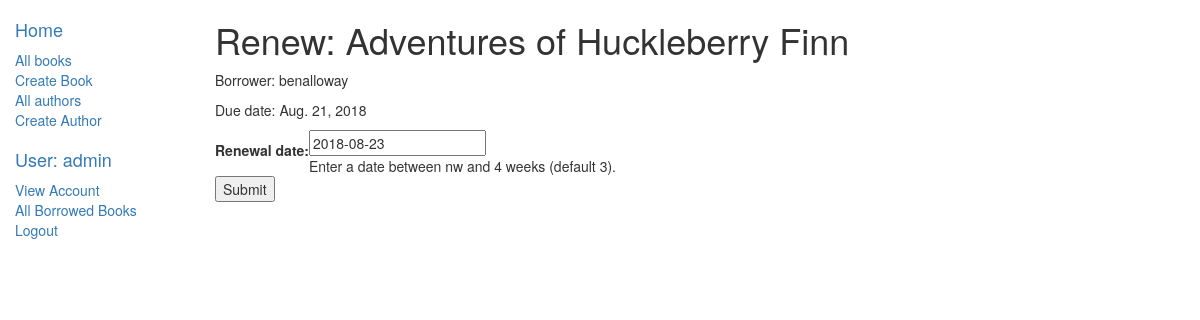
The app's page /catalog/book/62b20402-a878-477d-adb9-0638ecf125b0/renew/ (signed in), older data.
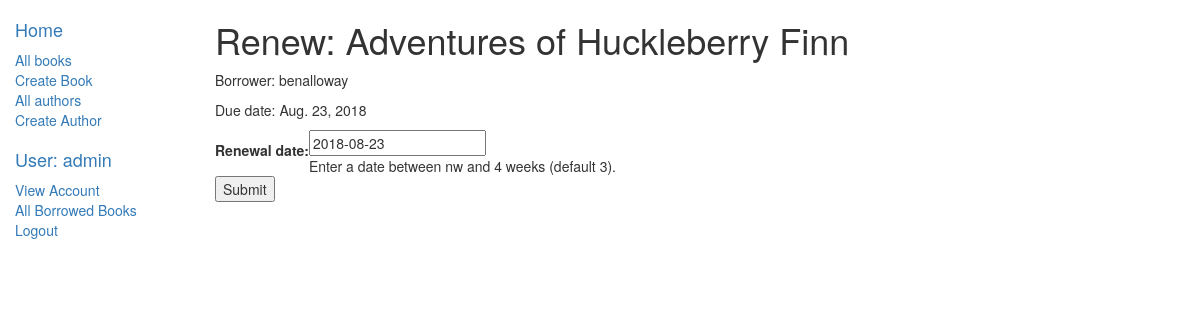
The same page, newer data.
### catalog/models.py (models this page shows, shortened)
class BookInstance(models.Model):
	LOAN_STATUS = (
		('m', 'Maintenance'),
		('o', 'On Loan'),
		('a', 'Available'),
		('r', 'Reserved'),
	)
	id = models.UUIDField(primary_key=True, default=uuid.uuid4, help_text="Unique ID for this particular book across whole library")
	book = models.ForeignKey('Book', on_delete=models.SET_NULL, null=True)
	imprint = models.CharField(max_length=200)
	due_back = models.DateField(null=True, blank=True)
	status = models.CharField(max_length=1, choices=LOAN_STATUS, blank=True, default='m', help_text="Book availability")
	borrower = models.ForeignKey(User, on_delete=models.SET_NULL, null=True, blank=True)
	@property
	def is_overdue(self):
		if self.due_back and date.today() > self.due_back:
			return True
		return False
	class Meta:
		ordering = ["due_back"]
		permissions = (
			("can_mark_returned", "Set book as returned"),
			("can_renew", "Renew due date"),
			)

class Book(models.Model):
	title = models.CharField(max_length=200)
	summary = models.TextField(max_length=1000, help_text="Enter a brief description of the book")
	isbn = models.CharField("ISBN", max_length=13, help_text="13 Character <a href='https://www.isbn-international.org/content/what-isbn'>ISBN number</a>")
	language = models.ForeignKey(NaturalLanguage, on_delete=models.SET_NULL, null=True)
	author = models.ForeignKey('Author', on_delete=models.SET_NULL, null=True)
	genre = models.ManyToManyField(Genre, help_text="Select a genre for this book")
	class Meta:
		ordering = ["title"]

### catalog/views.py (the view)
# urls.py: path('book/<uuid:pk>/renew/', views.renew_book_librarian, name='renew-book-librarian'),
@permission_required('catalog.can_renew')
def renew_book_librarian(request, pk):
    book_inst=get_object_or_404(BookInstance, pk = pk)
    if request.method == 'POST':
        form = RenewBookForm(request.POST)
        if form.is_valid():
            book_inst.due_back = form.cleaned_data['renewal_date']
            book_inst.save()
            return HttpResponseRedirect(reverse('all-borrowed') )
    else:
        proposed_renewal_date = datetime.date.today() + datetime.timedelta(weeks=3)
        form = RenewBookForm(initial={'renewal_date': proposed_renewal_date,})
    return render(request, 'catalog/book_renew_librarian.html', {'form': form, 'bookinst':book_inst})

### catalog/forms.py (shortened to what this page needs)
class RenewBookForm(forms.Form):
	renewal_date = forms.DateField(help_text="Enter a date between nw and 4 weeks (default 3).")

### catalog/templates/catalog/book_renew_librarian.html (shortened to what this page needs)
{% extends "base_generic.html" %}
{% block content %}
    <h1>Renew: {{bookinst.book.title}}</h1>
    <p>Borrower: {{bookinst.borrower}}</p>
    <p{% if bookinst.is_overdue %} class="text-danger"{% endif %}>Due date: {{bookinst.due_back}}</p>
    <form action="" method="post">
        <table>
        {{ form }}
        </table>
        <input type="submit" value="Submit" />
    </form>
{% endblock %}

Row changes from the older to the newer data that the page shows:
changed BookInstance "Adventures of Huckleberry Finn": due_back "Aug. 21, 2018" → "Aug. 23, 2018"
